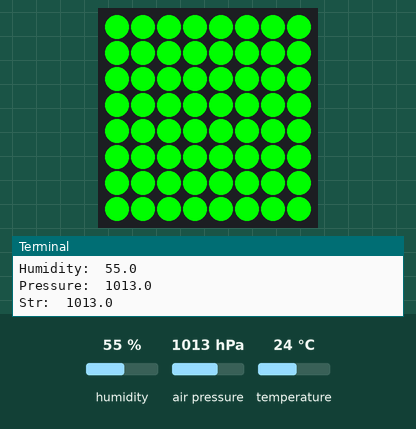
This program was run on a simulated Raspberry Pi (BCM pin numbers) with a Sense HAT. Shown: the Sense HAT's 8×8 RGB LED matrix, the last lines printed to the terminal. The inputs (shaded band) are chosen by the test bench; at power-on: temperature 24 °C, humidity 55 %, air pressure 1013 hPa. The 64×8 strip is a reading aid, not a part: it shows the text the matrix is scrolling, unrolled, one strip-width of it at a time; web requests get an empty 200 reply after 0.4 s.

Above: at 11.6 s.
11.7 s: temperature set to 35.2 °C
At 14.0 s:
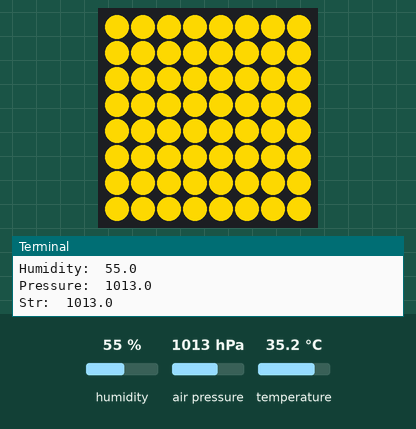
22.1 s: temperature set to 36.6 °C
At 46.4 s:
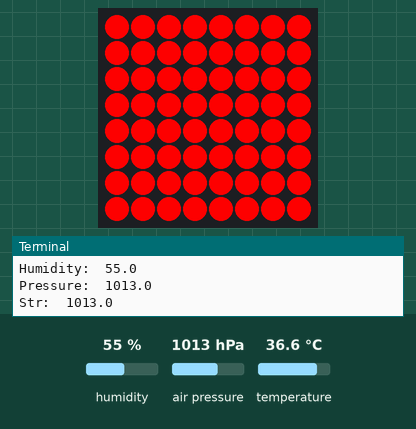
46.7 s: temperature set to 12 °C
At 55.76 s:
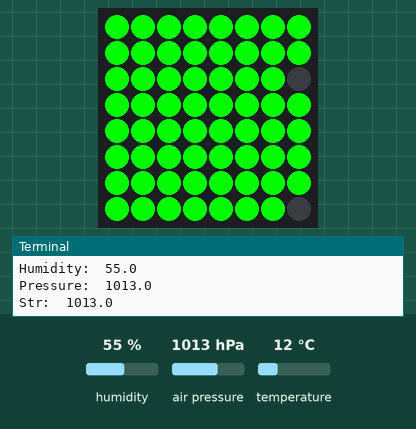

Measured:
- the behaviour switches between 36 and 36.1 °C on temperature (found by bisection; images 1 and 2)
- after the input at 11.7 s, the LEDs: change after 2.3 s (image 1)
- after the input at 22.1 s, the LEDs: first differ from a run without the input after 12.6 s (image 2)
- after the input at 46.7 s, the LEDs: first change after 8.9 s (image 3 shows a later state)

The program:

senseHatTempColor.py
```python
from sense_hat import SenseHat
import time
import requests

sense = SenseHat()

red = (255, 0, 0)
green = (0, 255, 0)
orange = (255, 215, 0)
txt = (0, 0, 0)


def readData():

	temp = sense.get_temperature()
        temp = round(temp, 2)
        temp_str = str(temp)
        print("Temperature in C: ", temp)

        humidity = sense.get_humidity()
        humidity = round(humidity, 2)
        humidity_str = str(humidity)
        print("Humidity: " , humidity)

        pressure = sense.get_pressure()
        pressure = round(pressure, 2)
        pressure_str = str(pressure)
        print("Pressure: ", pressure)
        print("Str: ", pressure_str)

        if temp > 36:
                sense.show_message(str(temp) + "C! Major alarm", text_colour=txt, back_colour=red)
        elif temp >= 33 and temp <= 36:
                sense.show_message(str(temp) + "C! Minor alarm", text_colour=txt, back_colour=orange)
        else:
                sense.show_message(str(temp) + "C", text_colour=txt, back_colour=green)


        url = "https://dweet.io/dweet/for/iot_lab_gruppe_a_miljo?" + "Temperatur=" + temp_str + "&Humidity=" + humidity_str + "&Pressure=" + pressure_str

        r = requests.post(url)

while True:
        readData()
        time.sleep(10)
```
